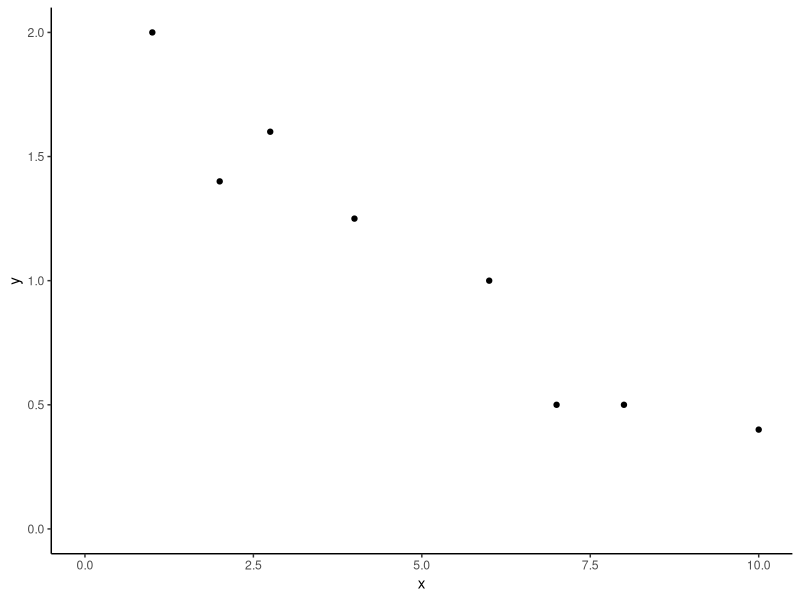
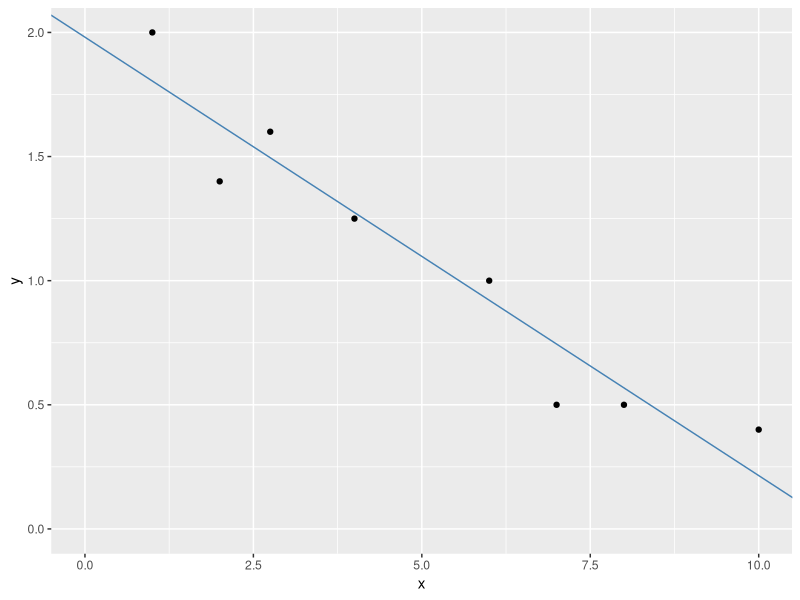

Source code (R) for these figures, in order:
rm(list = ls())

library(tidyverse)

x <- c( 1, 2, 2.75, 4, 6, 7, 8, 10)
y <- c( 2, 1.4, 1.6, 1.25, 1, 0.5, 0.5, 0.4)

dat <- tibble(x, y)
dat

ggplot(data = dat, aes(x = x, y = y)) +
    geom_point() +
    xlim(0, 10) +
    ylim(0, 2) +
    theme_classic()

ybar <- mean(y)
xbar <- mean(x)
beta1_hat <- sum((x - xbar) * (y - ybar)) / sum((x - xbar)^2)

beta1_hat

beta0_hat <- ybar - beta1_hat * xbar

beta0_hat

ggplot(dat, aes(x = x, y = y)) +
    geom_point() +
    xlim(0, 10) +
    ylim(0, 2) +
    geom_abline(intercept = beta0_hat, slope = beta1_hat, color = "steel blue")

yhat <- beta0_hat + beta1_hat * x

dists <- y - yhat

sum(dists)

sum(dists ^ 2)

fit <- lm(y~x, data = dat)
fit 

fit$fitted.values
fit$residuals

fit$residuals ^ 2 %>% sum()